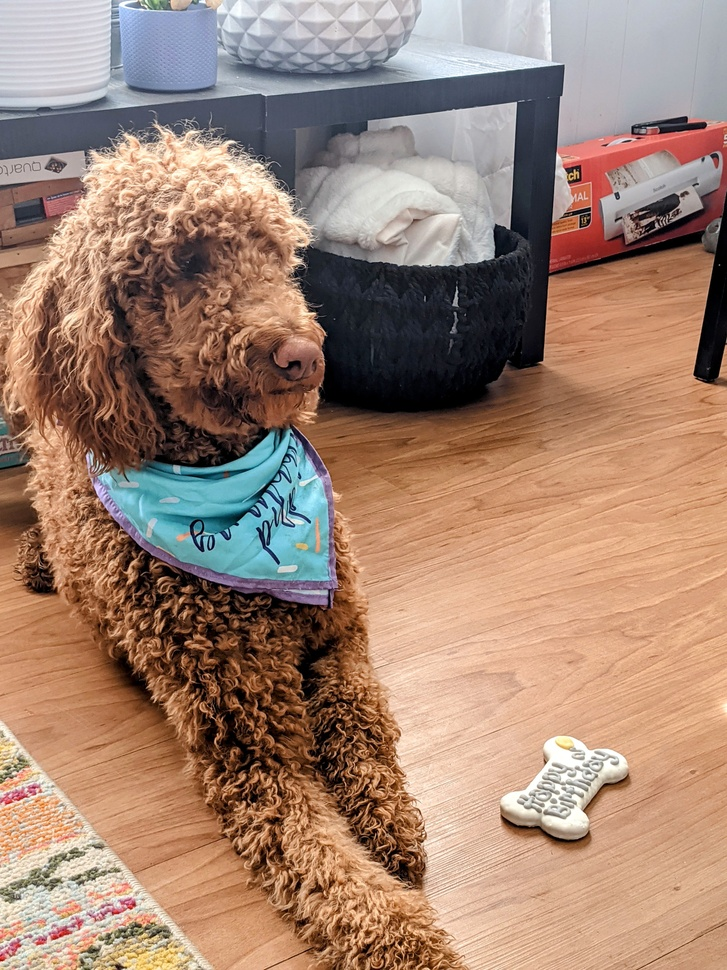
#> input picture MASI_pets/Arthur_FR.jpg, 727 x 970 px, shrunk from 3024 x 4032 before the run; its folder holds 4 pictures in this run
$ jupyter execute --allow-errors pet_picture_QA.ipynb
#> lines starting #> are read from the running program, lines starting #| are printed output that depends on the picture
[cell 1]
# The data_dir variable is the only input allowed to your code.
# Do not modify any file names in the image directory.
data_dir = "./MASI_pets"
# Add your code in the cells.

[cell 2]
from pathlib import Path
from tabulate import tabulate
import numpy as np
from PIL import Image
import argparse
import matplotlib.pyplot as plt

data_dir = "./MASI_pets"

def parse_args():
    parser = argparse.ArgumentParser(description="Manipulation of pet images")

    parser.add_argument('dir', type=str, help='Path to directory or images')

    args = parser.parse_args()
    return args

def main():

    table = []
    header = ["Image Name", "Dimensions", "Size (px)", "Aspect Ratio", "Pet Name", "Owner Initials"]

    #args = parse_args()
    #directory = Path(args.dir)

    for image in Path(data_dir).glob('*'):#directory.glob('*'):
        img = Image.open(image)
#> img is the input picture: PIL image 727x970 RGB; mean R, G, B 161.3, 131.4, 114.1
        name_split = image.stem.split('_')

        row = [image.name, img.size, img.size[0]*img.size[1], img.width/img.height, name_split[0], name_split[1]]
        table.append(row)
        table = sort_table(table)

    table.insert(0, header)
    print(tabulate(table))

    #TASK 1 COMPLETE

    #TASK 2

    x = [i[2] for i in table[1:]]
    y = [i[3] for i in table[1:]]

    plt.scatter(x, y)
    plt.title("Size vs. Aspect Ratio")
    plt.xlabel("Size (px)")
    plt.ylabel("Aspect Ratio (W/H)")
    plt.show()
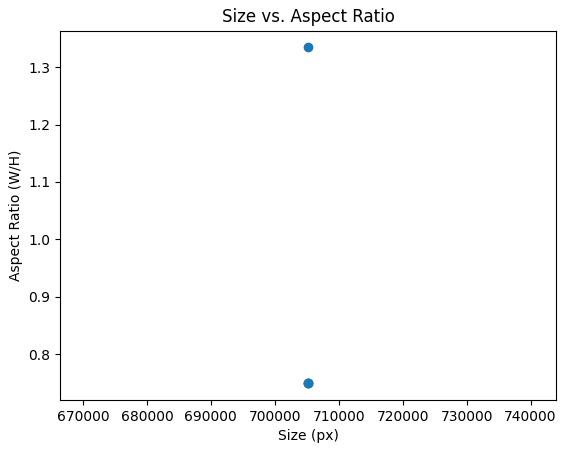
#> figure drawn by matplotlib, 1 panel

    #TASK 3
    table.pop(0)
    table = sort_table_init(table)

    f, axarr = plt.subplots(4,4, constrained_layout=True)
    for i in range(4):
        for j in range(4):
            axarr[i,j].axis('off')
            axarr[i,j].set_title(str(table[(i*4)+j][4]))
            axarr[i,j].imshow(Image.open(data_dir+'/'+table[(i*4)+j][0]))
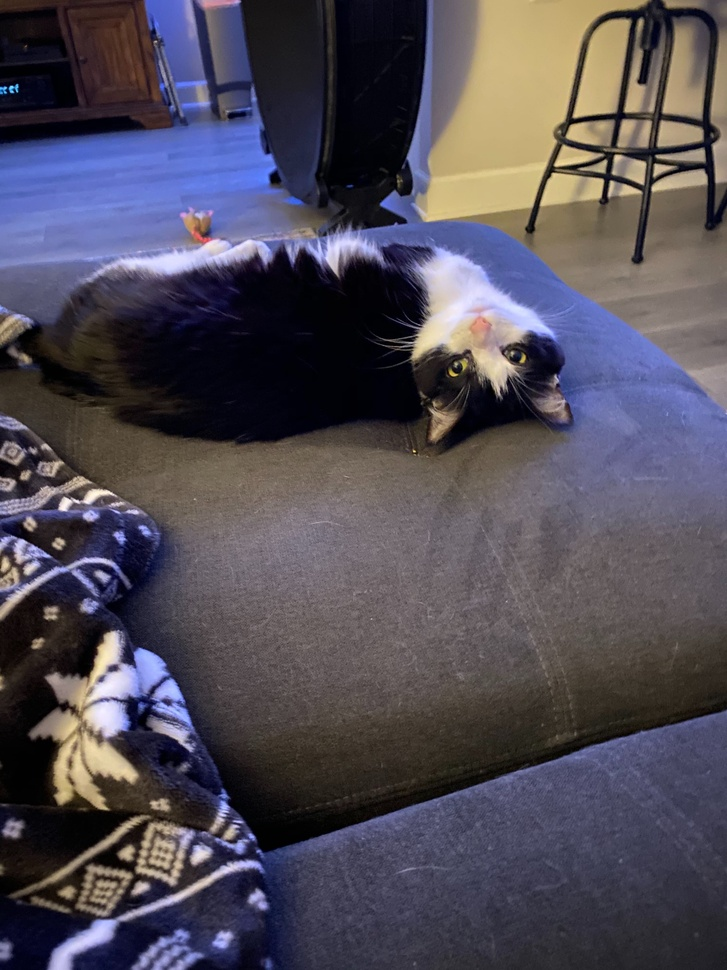
#> input picture MASI_pets/Francie_CK.jpg, 727 x 970 px, shrunk from 3024 x 4032 before the run

    table.insert(0, header)
    print(tabulate(table))
    #new_image = Image.new('RGB',(2*image1_size[0], image1_size[1]), (250,250,250))
    #new_image.paste(image1,(0,0))
    #new_image.paste(image2,(image1_size[0],0))

def sort_table_init(table):

    for i in range(len(table)):
        for j in range(i+1, len(table)):
            if table[i][5] > table[j][5]:
                table[i], table[j] = table[j], table[i]
            elif table[i][5] == table[j][5]:
                if table[i][4] > table[j][4]:
                    table[i], table[j] = table[j], table[i]

    return table

def sort_table(table):
    if len(table) == 1:
        return table
    curr = len(table) - 1
    for i in range(len(table) - 1, -1, -1):
        if (table[curr][2] > table[i][2]):
            table[curr], table[i] = table[i], table[curr]
            curr = i
        elif (table[curr][2] == table[i][2]):
            if (table[curr][4] > table[i][4]):
                table[curr], table[i] = table[i], table[curr]
                curr = i
    return table

#- image name
#- image dimensions
#- image size (expressed via number of pixels)
#- image aspect ratio (expressed as a single floating point number) --> ratio of W/H
#- pet name
#- owner initials
#Sort the table largest to smallest by image size, breaking ties by alphabetical pet names (A - Z)

#> (the rest of this cell did not finish here and is left out)

[cell 3]
ii = [i for i in Path(data_dir).glob('*')]
#> ii = 4 items
y = Image.open(ii[0])
